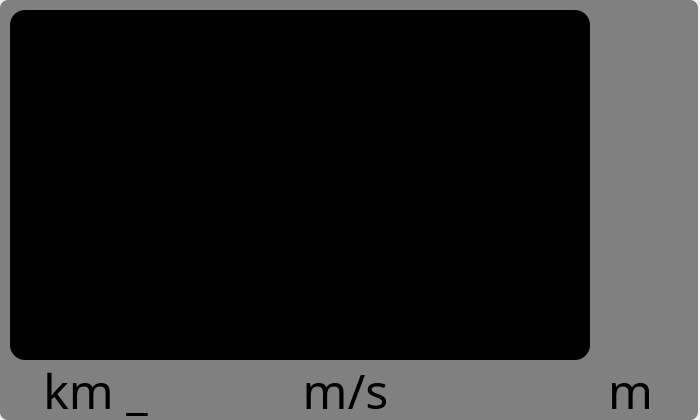
<?xml version="1.0" encoding="UTF-8"?>
<ui version="4.0">
 <class>Form</class>
 <widget class="QWidget" name="Form">
  <property name="geometry">
   <rect>
    <x>0</x>
    <y>0</y>
    <width>700</width>
    <height>420</height>
   </rect>
  </property>
  <property name="palette">
   <palette>
    <active>
     <colorrole role="WindowText">
      <brush brushstyle="SolidPattern">
       <color alpha="255">
        <red>255</red>
        <green>170</green>
        <blue>0</blue>
       </color>
      </brush>
     </colorrole>
     <colorrole role="ButtonText">
      <brush brushstyle="SolidPattern">
       <color alpha="255">
        <red>255</red>
        <green>170</green>
        <blue>0</blue>
       </color>
      </brush>
     </colorrole>
    </active>
    <inactive>
     <colorrole role="WindowText">
      <brush brushstyle="SolidPattern">
       <color alpha="255">
        <red>255</red>
        <green>170</green>
        <blue>0</blue>
       </color>
      </brush>
     </colorrole>
     <colorrole role="ButtonText">
      <brush brushstyle="SolidPattern">
       <color alpha="255">
        <red>255</red>
        <green>170</green>
        <blue>0</blue>
       </color>
      </brush>
     </colorrole>
    </inactive>
    <disabled>
     <colorrole role="WindowText">
      <brush brushstyle="SolidPattern">
       <color alpha="255">
        <red>120</red>
        <green>120</green>
        <blue>120</blue>
       </color>
      </brush>
     </colorrole>
     <colorrole role="ButtonText">
      <brush brushstyle="SolidPattern">
       <color alpha="255">
        <red>120</red>
        <green>120</green>
        <blue>120</blue>
       </color>
      </brush>
     </colorrole>
    </disabled>
   </palette>
  </property>
  <property name="windowTitle">
   <string>Form</string>
  </property>
  <widget class="QTextEdit" name="textEdit">
   <property name="geometry">
    <rect>
     <x>0</x>
     <y>0</y>
     <width>698</width>
     <height>420</height>
    </rect>
   </property>
   <property name="palette">
    <palette>
     <active>
      <colorrole role="Button">
       <brush brushstyle="SolidPattern">
        <color alpha="255">
         <red>128</red>
         <green>128</green>
         <blue>128</blue>
        </color>
       </brush>
      </colorrole>
      <colorrole role="Light">
       <brush brushstyle="SolidPattern">
        <color alpha="255">
         <red>85</red>
         <green>255</green>
         <blue>255</blue>
        </color>
       </brush>
      </colorrole>
      <colorrole role="BrightText">
       <brush brushstyle="SolidPattern">
        <color alpha="255">
         <red>0</red>
         <green>255</green>
         <blue>127</blue>
        </color>
       </brush>
      </colorrole>
      <colorrole role="Base">
       <brush brushstyle="SolidPattern">
        <color alpha="255">
         <red>128</red>
         <green>128</green>
         <blue>128</blue>
        </color>
       </brush>
      </colorrole>
      <colorrole role="Window">
       <brush brushstyle="SolidPattern">
        <color alpha="255">
         <red>128</red>
         <green>128</green>
         <blue>128</blue>
        </color>
       </brush>
      </colorrole>
      <colorrole role="NoRole">
       <brush brushstyle="SolidPattern">
        <color alpha="255">
         <red>170</red>
         <green>255</green>
         <blue>255</blue>
        </color>
       </brush>
      </colorrole>
     </active>
     <inactive>
      <colorrole role="Button">
       <brush brushstyle="SolidPattern">
        <color alpha="255">
         <red>128</red>
         <green>128</green>
         <blue>128</blue>
        </color>
       </brush>
      </colorrole>
      <colorrole role="Light">
       <brush brushstyle="SolidPattern">
        <color alpha="255">
         <red>85</red>
         <green>255</green>
         <blue>255</blue>
        </color>
       </brush>
      </colorrole>
      <colorrole role="BrightText">
       <brush brushstyle="SolidPattern">
        <color alpha="255">
         <red>0</red>
         <green>255</green>
         <blue>127</blue>
        </color>
       </brush>
      </colorrole>
      <colorrole role="Base">
       <brush brushstyle="SolidPattern">
        <color alpha="255">
         <red>128</red>
         <green>128</green>
         <blue>128</blue>
        </color>
       </brush>
      </colorrole>
      <colorrole role="Window">
       <brush brushstyle="SolidPattern">
        <color alpha="255">
         <red>128</red>
         <green>128</green>
         <blue>128</blue>
        </color>
       </brush>
      </colorrole>
      <colorrole role="NoRole">
       <brush brushstyle="SolidPattern">
        <color alpha="255">
         <red>170</red>
         <green>255</green>
         <blue>255</blue>
        </color>
       </brush>
      </colorrole>
     </inactive>
     <disabled>
      <colorrole role="Button">
       <brush brushstyle="SolidPattern">
        <color alpha="255">
         <red>128</red>
         <green>128</green>
         <blue>128</blue>
        </color>
       </brush>
      </colorrole>
      <colorrole role="Light">
       <brush brushstyle="SolidPattern">
        <color alpha="255">
         <red>85</red>
         <green>255</green>
         <blue>255</blue>
        </color>
       </brush>
      </colorrole>
      <colorrole role="BrightText">
       <brush brushstyle="SolidPattern">
        <color alpha="255">
         <red>0</red>
         <green>255</green>
         <blue>127</blue>
        </color>
       </brush>
      </colorrole>
      <colorrole role="Base">
       <brush brushstyle="SolidPattern">
        <color alpha="255">
         <red>128</red>
         <green>128</green>
         <blue>128</blue>
        </color>
       </brush>
      </colorrole>
      <colorrole role="Window">
       <brush brushstyle="SolidPattern">
        <color alpha="255">
         <red>128</red>
         <green>128</green>
         <blue>128</blue>
        </color>
       </brush>
      </colorrole>
      <colorrole role="NoRole">
       <brush brushstyle="SolidPattern">
        <color alpha="255">
         <red>170</red>
         <green>255</green>
         <blue>255</blue>
        </color>
       </brush>
      </colorrole>
     </disabled>
    </palette>
   </property>
   <property name="styleSheet">
    <string notr="true">    background-color: gray;
    border-style: outset;
    border-width: 0px;
    border-radius: 8px;
    border-color: gray;
    font: bold 14px;
    min-width: 10em;
    padding: 6px;</string>
   </property>
  </widget>
  <widget class="QLabel" name="lblAltitude">
   <property name="geometry">
    <rect>
     <x>570</x>
     <y>340</y>
     <width>121</width>
     <height>101</height>
    </rect>
   </property>
   <property name="palette">
    <palette>
     <active>
      <colorrole role="WindowText">
       <brush brushstyle="SolidPattern">
        <color alpha="255">
         <red>0</red>
         <green>0</green>
         <blue>0</blue>
        </color>
       </brush>
      </colorrole>
      <colorrole role="ButtonText">
       <brush brushstyle="SolidPattern">
        <color alpha="255">
         <red>0</red>
         <green>0</green>
         <blue>255</blue>
        </color>
       </brush>
      </colorrole>
     </active>
     <inactive>
      <colorrole role="WindowText">
       <brush brushstyle="SolidPattern">
        <color alpha="255">
         <red>0</red>
         <green>0</green>
         <blue>0</blue>
        </color>
       </brush>
      </colorrole>
      <colorrole role="ButtonText">
       <brush brushstyle="SolidPattern">
        <color alpha="255">
         <red>0</red>
         <green>0</green>
         <blue>255</blue>
        </color>
       </brush>
      </colorrole>
     </inactive>
     <disabled>
      <colorrole role="WindowText">
       <brush brushstyle="SolidPattern">
        <color alpha="255">
         <red>120</red>
         <green>120</green>
         <blue>120</blue>
        </color>
       </brush>
      </colorrole>
      <colorrole role="ButtonText">
       <brush brushstyle="SolidPattern">
        <color alpha="255">
         <red>120</red>
         <green>120</green>
         <blue>120</blue>
        </color>
       </brush>
      </colorrole>
     </disabled>
    </palette>
   </property>
   <property name="font">
    <font>
     <family>Swiss911 XCm BT</family>
     <pointsize>36</pointsize>
    </font>
   </property>
   <property name="text">
    <string>m</string>
   </property>
   <property name="alignment">
    <set>Qt::AlignCenter</set>
   </property>
  </widget>
  <widget class="QLabel" name="lblBalloon">
   <property name="geometry">
    <rect>
     <x>610</x>
     <y>10</y>
     <width>66</width>
     <height>115</height>
    </rect>
   </property>
   <property name="text">
    <string/>
   </property>
  </widget>
  <widget class="QLabel" name="lblRate">
   <property name="geometry">
    <rect>
     <x>270</x>
     <y>340</y>
     <width>151</width>
     <height>101</height>
    </rect>
   </property>
   <property name="palette">
    <palette>
     <active>
      <colorrole role="WindowText">
       <brush brushstyle="SolidPattern">
        <color alpha="255">
         <red>0</red>
         <green>0</green>
         <blue>0</blue>
        </color>
       </brush>
      </colorrole>
      <colorrole role="ButtonText">
       <brush brushstyle="SolidPattern">
        <color alpha="255">
         <red>0</red>
         <green>0</green>
         <blue>255</blue>
        </color>
       </brush>
      </colorrole>
     </active>
     <inactive>
      <colorrole role="WindowText">
       <brush brushstyle="SolidPattern">
        <color alpha="255">
         <red>0</red>
         <green>0</green>
         <blue>0</blue>
        </color>
       </brush>
      </colorrole>
      <colorrole role="ButtonText">
       <brush brushstyle="SolidPattern">
        <color alpha="255">
         <red>0</red>
         <green>0</green>
         <blue>255</blue>
        </color>
       </brush>
      </colorrole>
     </inactive>
     <disabled>
      <colorrole role="WindowText">
       <brush brushstyle="SolidPattern">
        <color alpha="255">
         <red>120</red>
         <green>120</green>
         <blue>120</blue>
        </color>
       </brush>
      </colorrole>
      <colorrole role="ButtonText">
       <brush brushstyle="SolidPattern">
        <color alpha="255">
         <red>120</red>
         <green>120</green>
         <blue>120</blue>
        </color>
       </brush>
      </colorrole>
     </disabled>
    </palette>
   </property>
   <property name="font">
    <font>
     <family>Swiss911 XCm BT</family>
     <pointsize>36</pointsize>
    </font>
   </property>
   <property name="text">
    <string>m/s</string>
   </property>
   <property name="alignment">
    <set>Qt::AlignCenter</set>
   </property>
  </widget>
  <widget class="QLabel" name="lblDirection">
   <property name="geometry">
    <rect>
     <x>20</x>
     <y>340</y>
     <width>151</width>
     <height>101</height>
    </rect>
   </property>
   <property name="palette">
    <palette>
     <active>
      <colorrole role="WindowText">
       <brush brushstyle="SolidPattern">
        <color alpha="255">
         <red>0</red>
         <green>0</green>
         <blue>0</blue>
        </color>
       </brush>
      </colorrole>
      <colorrole role="ButtonText">
       <brush brushstyle="SolidPattern">
        <color alpha="255">
         <red>0</red>
         <green>0</green>
         <blue>255</blue>
        </color>
       </brush>
      </colorrole>
     </active>
     <inactive>
      <colorrole role="WindowText">
       <brush brushstyle="SolidPattern">
        <color alpha="255">
         <red>0</red>
         <green>0</green>
         <blue>0</blue>
        </color>
       </brush>
      </colorrole>
      <colorrole role="ButtonText">
       <brush brushstyle="SolidPattern">
        <color alpha="255">
         <red>0</red>
         <green>0</green>
         <blue>255</blue>
        </color>
       </brush>
      </colorrole>
     </inactive>
     <disabled>
      <colorrole role="WindowText">
       <brush brushstyle="SolidPattern">
        <color alpha="255">
         <red>120</red>
         <green>120</green>
         <blue>120</blue>
        </color>
       </brush>
      </colorrole>
      <colorrole role="ButtonText">
       <brush brushstyle="SolidPattern">
        <color alpha="255">
         <red>120</red>
         <green>120</green>
         <blue>120</blue>
        </color>
       </brush>
      </colorrole>
     </disabled>
    </palette>
   </property>
   <property name="font">
    <font>
     <family>Swiss911 XCm BT</family>
     <pointsize>36</pointsize>
    </font>
   </property>
   <property name="text">
    <string>km _</string>
   </property>
   <property name="alignment">
    <set>Qt::AlignCenter</set>
   </property>
  </widget>
  <widget class="QLabel" name="lblChart">
   <property name="geometry">
    <rect>
     <x>10</x>
     <y>10</y>
     <width>580</width>
     <height>350</height>
    </rect>
   </property>
   <property name="styleSheet">
    <string notr="true">    background-color: black;
    border-style: outset;
    border-width: 0px;
    border-radius: 15px;
    border-color: gray;
    font: bold 14px;
    min-width: 10em;
    padding: 6px;</string>
   </property>
   <property name="text">
    <string/>
   </property>
  </widget>
  <zorder>textEdit</zorder>
  <zorder>lblBalloon</zorder>
  <zorder>lblAltitude</zorder>
  <zorder>lblRate</zorder>
  <zorder>lblDirection</zorder>
  <zorder>lblChart</zorder>
 </widget>
 <resources/>
 <connections/>
</ui>
